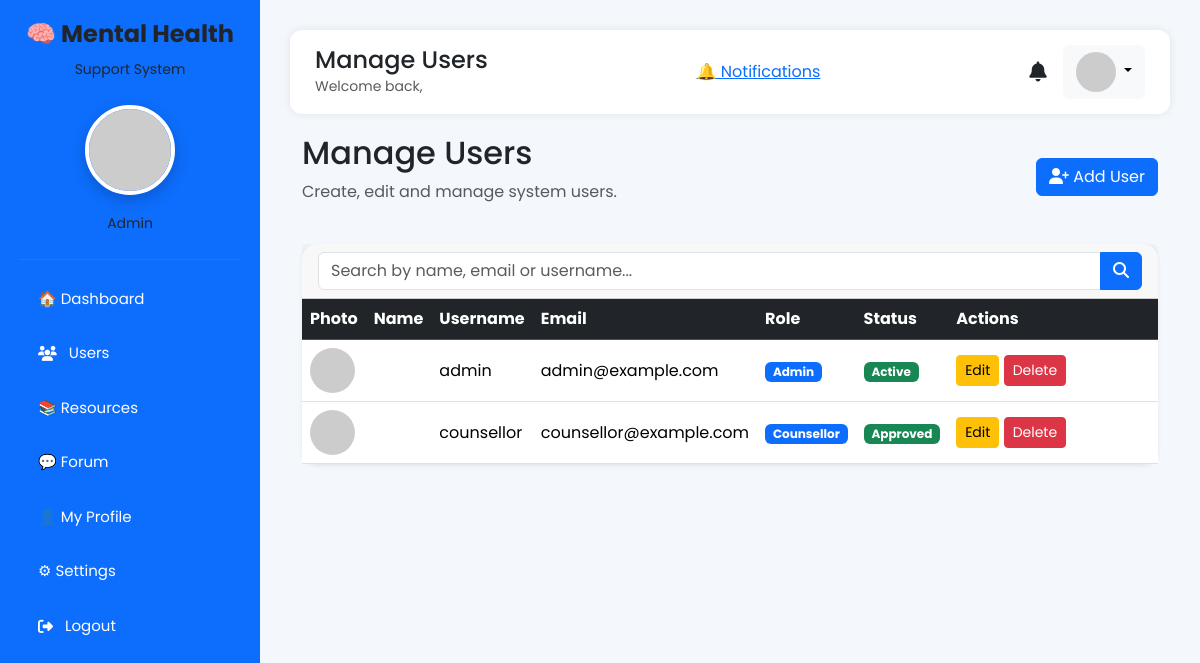
The page /accounts/manage-users/ (signed in) on the database its author committed.
### accounts/models.py (models this page shows, shortened)
class Role(models.Model):
    role_id = models.AutoField(primary_key=True)
    role_name = models.CharField(max_length=50)
    class Meta:
        db_table = "roles"

class UserProfile(models.Model):
    profile_id = models.AutoField(primary_key=True)
    user = models.OneToOneField(
        User,
        on_delete=models.CASCADE
    )
    role = models.ForeignKey(
        Role,
        on_delete=models.CASCADE
    )
    is_approved = models.BooleanField(
        default=False
    )
    rejection_reason = models.TextField(
    blank=True,
    null=True
)
    AVAILABILITY_CHOICES = [
        ("Available", "Available"),
        ("Busy", "Busy"),
        ("Offline", "Offline"),
        ("On Leave", "On Leave"),
    ]
    availability = models.CharField(
        max_length=20,
        choices=AVAILABILITY_CHOICES,
        default="Available"
    )
    phone = models.CharField(
        max_length=20,
        blank=True
    )
    student_reg_no = models.CharField(
        max_length=50,
        blank=True,
        null=True,
    )
    profile_picture = models.ImageField(
        upload_to="profile_pictures/",
        blank=True,
        null=True
    )
    class Meta:
        db_table = "user_profiles"

### accounts/views.py (the view, shortened to what this page needs)
# urls.py: path("manage-users/", views.manage_users, name="manage_users"),
@login_required
def manage_users(request):
    profile = UserProfile.objects.get(user=request.user)
    if profile.role.role_name not in ["Admin", "Administrator"]:
        messages.error(request, "Access denied.")
        return redirect("dashboard")
    users = UserProfile.objects.select_related(
    "user",
    "role"
).order_by("user__first_name")
    search = request.GET.get("search")
    return render(
        request,
        "accounts/admin/manage_users.html",
        {
            "users": users,
            "profile": profile,
            "role": profile.role.role_name,
            "active_page": "manage_users",
        },
    )

### accounts/templates/accounts/admin/manage_users.html (shortened to what this page needs)
{% extends "accounts/dashboard/base_dashboard.html" %}
{% block page_title %}
Manage Users
{% endblock %}
{% block content %}
<div class="container-fluid">
    <div class="d-flex justify-content-between align-items-center mb-4">
        <div>
            <h2>Manage Users</h2>
            <p class="text-muted">
                Create, edit and manage system users.
            </p>
        </div>
        <a href="{% url 'add_user' %}" class="btn btn-primary">
            <i class="fas fa-user-plus"></i>
            Add User
        </a>
    </div>
    <div class="card shadow-sm">
        <div class="card-header">
            <form method="GET">
                <div class="input-group">
                    <input type="text" name="search" class="form-control"
                        placeholder="Search by name, email or username..." value="{{ request.GET.search }}">
                    <button class="btn btn-primary">
                        <i class="fas fa-search"></i>
                    </button>
                </div>
            </form>
        </div>
        <div class="card-body p-0">
            <table class="table table-hover align-middle mb-0">
                <thead class="table-dark">
                    <tr>
                        <th>Photo</th>
                        <th>Name</th>
                        <th>Username</th>
                        <th>Email</th>
                        <th>Role</th>
                        <th>Status</th>
                        <th width="260">Actions</th>
                    </tr>
                </thead>
                <tbody>
                    {% for user in users %}
                    <tr>
                        <td>
                            {% if user.profile_picture %}
                            <img src="{{ user.profile_picture.url }}" width="45" height="45" class="rounded-circle">
                            {% else %}
                            <img src="https://ui-avatars.com/api/?name={{ user.user.first_name }}+{{ user.user.last_name }}"
                                width="45" class="rounded-circle">
                            {% endif %}
                        </td>
                        <td>
                        </td>
                        <td>
                            {{ user.user.username }}
                        </td>
                        <td>
                            {{ user.user.email }}
                        </td>
                        <td>
                            <span class="badge bg-primary">
                                {{ user.role.role_name }}
                            </span>
                        </td>
                        <td>
                            {% if user.role.role_name == "Counsellor" %}
                            {% if user.is_approved %}
                            <span class="badge bg-success">
                                Approved
                            </span>
                            {% else %}
                            <span class="badge bg-warning text-dark">
                                Pending Approval
                            </span>
                            {% endif %}
                            {% else %}
                            <span class="badge bg-success">
                                Active
                            </span>
                            {% endif %}
                        </td>
                        <td>
                            <a href="#" class="btn btn-warning btn-sm">
                                Edit
                            </a>
                            <a href="#" class="btn btn-danger btn-sm">
                                Delete
                            </a>
                        </td>
                    </tr>
                    {% empty %}
                    <tr>
                        <td colspan="7" class="text-center py-4">
                            No users found.
                        </td>
                    </tr>
                    {% endfor %}
                </tbody>
            </table>
        </div>
    </div>
</div>
{% endblock %}

### accounts/templates/accounts/dashboard/base_dashboard.html (shortened to what this page needs)
<!DOCTYPE html>
<html lang="en">
<head>
    <link href="https://cdn.jsdelivr.net/npm/bootstrap@5.3.3/dist/css/bootstrap.min.css" rel="stylesheet">
    <link href="https://cdnjs.cloudflare.com/ajax/libs/font-awesome/6.6.0/css/all.min.css" rel="stylesheet">
</head>
<body>
    <div class="sidebar">
        <div class="text-center mb-4">
            <h4 class="fw-bold">
                🧠 Mental Health
            </h4>
            <small>Support System</small>
        </div>
        <div class="text-center mb-4">
            {% if profile.profile_picture %}
            <img src="{{ profile.profile_picture.url }}" class="profile-img">
            {% else %}
            <img src="https://ui-avatars.com/api/?name={{ request.user.first_name }}+{{ request.user.last_name }}&background=ffffff&color=0d6efd&size=200"
                class="profile-img">
            {% endif %}
            <small>{{ role }}</small>
        </div>
        <hr>
        <a href="{% url 'dashboard' %}" class="{% if active_page == 'dashboard' %}active{% endif %}">
            🏠 Dashboard
            {% if role == "Admin" or role == "Administrator" %}
            <a href="{% url 'view_students' %}">
                <i class="fas fa-users"></i>
                Users
            </a>
            {% endif %}
            <a href="{% url 'resource_list' %}" class="{% if active_page == 'resources' %}active{% endif %}">
                📚 Resources
            </a>
            <a href="{% url 'forum_list' %}" class="{% if active_page == 'forum' %}active{% endif %}">
                💬 Forum
            </a>
            <a href="{% url 'profile' %}" class="{% if active_page == 'profile' %}active{% endif %}">
                👤 My Profile
            </a>
            <a href="{% url 'settings' %}" class="{% if active_page == 'settings' %}active{% endif %}">
                ⚙ Settings
            </a>
            <a href="{% url 'logout' %}">
                <i class="fas fa-right-from-bracket"></i>
                Logout
            </a>
    </div>
    <div class="content">
        <div class="topbar d-flex justify-content-between align-items-center">
            <div>
                <h4 class="mb-0">
                    {% block page_title %}{% endblock %}
                </h4>
                <small class="text-muted">
                    Welcome back, {{ request.user.first_name }}
                </small>
            </div>
            <a href="{% url 'notifications' %}" class="{% if active_page == 'notifications' %}active{% endif %}">
                🔔 Notifications
            </a>
            <div class="d-flex align-items-center">
                <div class="position-relative me-3">
                    <a href="{% url 'notifications' %}" class="text-dark">
                        <i class="fas fa-bell fa-lg"></i>
                    </a>
                </div>
                <div class="dropdown">
                    <button class="btn btn-light dropdown-toggle" data-bs-toggle="dropdown">
                        {% if profile.profile_picture %}
                        <img src="{{ profile.profile_picture.url }}" width="40" height="40" class="rounded-circle">
                        {% else %}
                        <img src="https://ui-avatars.com/api/?name={{ request.user.first_name }}+{{ request.user.last_name }}"
                            width="40" class="rounded-circle">
                        {% endif %}
                    </button>
                </div>
            </div>
        </div>
        {% block content %}
        {% endblock %}
    </div>
</body>
</html>

### accounts/templates/accounts/dashboard/base_dashboard.html (style rules this page uses)
body { font-family: Poppins; background: #f4f7fc; transition: .3s; }
.sidebar { width: 260px; height: 100vh; position: fixed; left: 0; top: 0; background: #0d6efd; padding: 20px; overflow-y: auto; }
.sidebar a { display: flex; align-items: center; gap: 12px; color: white; text-decoration: none; padding: 12px 18px; margin-bottom: 8px; border-radius: 10px; transition: .3s; font-size: 15px; }
.sidebar hr { border-color: rgba(255, 255, 255, .3); }
.content { margin-left: 260px; padding: 30px; transition: .3s; }
.card { transition: .3s; }
.topbar { background: white; padding: 15px 25px; border-radius: 12px; box-shadow: 0 0 10px rgba(0, 0, 0, .08); margin-bottom: 20px; transition: .3s; }
.profile-img { width: 90px; height: 90px; border-radius: 50%; object-fit: cover; border: 4px solid white; box-shadow: 0 5px 15px rgba(0, 0, 0, .2); }
.card { border: none; border-radius: 15px; transition: .3s; }
.sidebar a { transition: .3s; }

### rows shown on the page
Role: role_name "Admin"
UserProfile: user.username "admin", user.email "admin@example.com", role.role_name "Admin", shows "Active"
UserProfile: user.username "counsellor", user.email "counsellor@example.com", role.role_name "Counsellor", is_approved "Approved"
